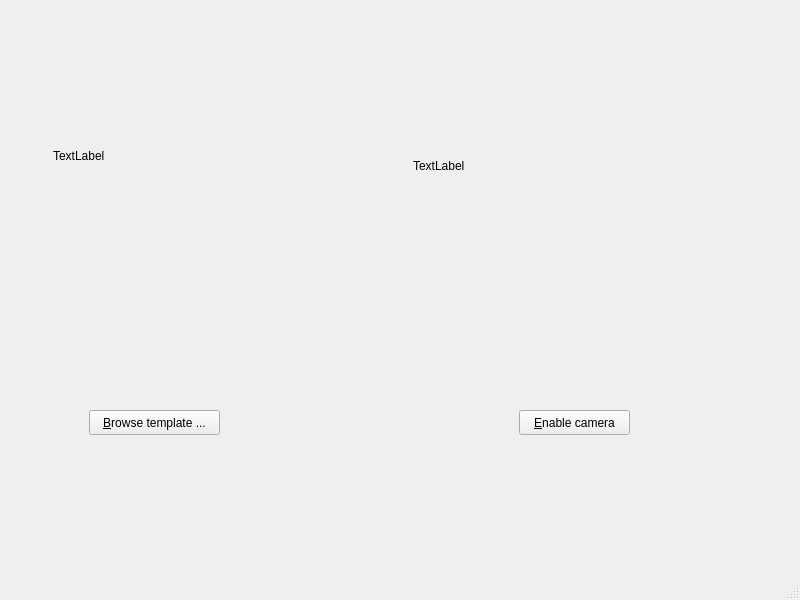
<?xml version="1.0" encoding="UTF-8"?>
<ui version="4.0">
 <class>MainWindow</class>
 <widget class="QMainWindow" name="MainWindow">
  <property name="geometry">
   <rect>
    <x>0</x>
    <y>0</y>
    <width>800</width>
    <height>600</height>
   </rect>
  </property>
  <property name="windowTitle">
   <string>SIFT Demo</string>
  </property>
  <widget class="QWidget" name="centralwidget">
   <widget class="QPushButton" name="browse_button">
    <property name="geometry">
     <rect>
      <x>89</x>
      <y>410</y>
      <width>131</width>
      <height>25</height>
     </rect>
    </property>
    <property name="text">
     <string>&amp;Browse template ...</string>
    </property>
   </widget>
   <widget class="QPushButton" name="toggle_cam_button">
    <property name="geometry">
     <rect>
      <x>519</x>
      <y>410</y>
      <width>111</width>
      <height>25</height>
     </rect>
    </property>
    <property name="text">
     <string>&amp;Enable camera</string>
    </property>
   </widget>
   <widget class="QLabel" name="template_label">
    <property name="geometry">
     <rect>
      <x>53</x>
      <y>36</y>
      <width>360</width>
      <height>240</height>
     </rect>
    </property>
    <property name="text">
     <string>TextLabel</string>
    </property>
   </widget>
   <widget class="QLabel" name="live_image_label">
    <property name="geometry">
     <rect>
      <x>413</x>
      <y>46</y>
      <width>320</width>
      <height>240</height>
     </rect>
    </property>
    <property name="text">
     <string>TextLabel</string>
    </property>
   </widget>
  </widget>
  <widget class="QMenuBar" name="menubar">
   <property name="geometry">
    <rect>
     <x>0</x>
     <y>0</y>
     <width>800</width>
     <height>22</height>
    </rect>
   </property>
  </widget>
  <widget class="QStatusBar" name="statusbar"/>
 </widget>
 <resources/>
 <connections/>
</ui>
